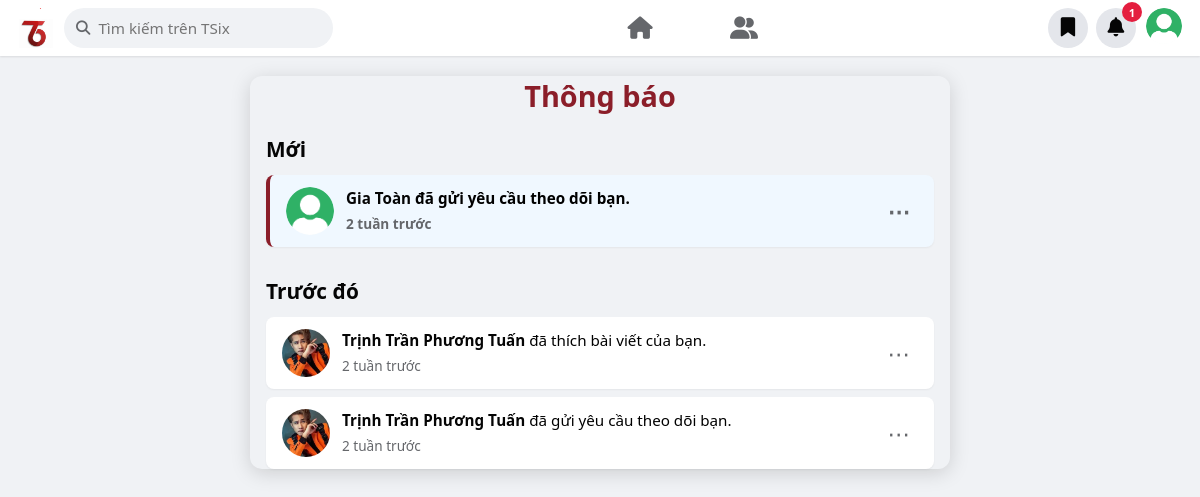
Screenshot of /notifications.php (signed in) with the database file from the repository.
### tables this page shows
CREATE TABLE IF NOT EXISTS `users` (
  `UserID` int NOT NULL AUTO_INCREMENT,
  `FullName` varchar(100) NOT NULL,
  `Email` varchar(100) DEFAULT NULL,
  `Phone` varchar(15) DEFAULT NULL,
  `PasswordHash` varchar(255) NOT NULL,
  `Gender` enum('Nam','Nu','Khac') DEFAULT 'Khac',
  `BirthDate` date DEFAULT NULL,
  `Avatar` varchar(255) DEFAULT 'default_avatar.png',
  `Address` varchar(255) DEFAULT NULL,
  `CoverImage` varchar(255) DEFAULT NULL,
  `Bio` text,
  `Role` enum('user','admin') DEFAULT 'user',
  `Status` enum('active','locked') DEFAULT 'active',
  `CreatedAt` timestamp NULL DEFAULT CURRENT_TIMESTAMP,
  `LastLogin` timestamp NULL DEFAULT NULL,
  `ResetToken` varchar(64) DEFAULT NULL,
  `ResetTokenExpiry` datetime DEFAULT NULL,
  PRIMARY KEY (`UserID`),
  UNIQUE KEY `Email` (`Email`),
  UNIQUE KEY `Phone` (`Phone`)
);

CREATE TABLE IF NOT EXISTS `notifications` (
  `NotificationID` int NOT NULL AUTO_INCREMENT,
  `FK_UserID` int NOT NULL,
  `ActorID` int DEFAULT NULL,
  `Type` enum('Like','Comment','Follow','AcceptFollow','DeclineFollow','Unfollow') NOT NULL,
  `ReferenceID` int DEFAULT NULL,
  `Message` text,
  `IsRead` tinyint(1) DEFAULT '0',
  `CreatedAt` timestamp NULL DEFAULT CURRENT_TIMESTAMP,
  PRIMARY KEY (`NotificationID`),
  KEY `FK_UserID` (`FK_UserID`)
);

### includes/functions.php (called while the page is built, shortened)
<?php
function timeAgo($datetime) {
    $time = is_numeric($datetime) ? $datetime : strtotime($datetime);
    $now = time();
    $diff = $now - $time;
    $intervals = [
        'năm'   => 31536000,
        'tháng' => 2592000,
        'tuần'  => 604800,
        'ngày'  => 86400,
        'giờ'   => 3600,
        'phút'  => 60,
    ];
    foreach ($intervals as $unit => $seconds) {
        $count = floor($diff / $seconds);
        if ($count >= 1) {
            return $count . ' ' . $unit . ' trước';
        }
    }
    return 'Vừa xong';
}
?>

### notifications.php (the view, shortened to what this page needs)
<?php
require_once __DIR__ . '/includes/database.php';
require_once __DIR__ . '/includes/functions.php';
require_once __DIR__ . '/includes/header.php';
$current_user_id = $_SESSION['user_id'];
$sql = "
    SELECT n.*, u.FullName AS ActorName, u.Avatar AS ActorAvatar,
           p.Content AS PostContent
    FROM NOTIFICATIONS n
    JOIN Users u ON n.ActorID = u.UserID
    LEFT JOIN POSTS p ON n.ReferenceID = p.PostID AND n.Type IN ('Like', 'Comment')
    WHERE n.FK_UserID = ?
    ORDER BY n.CreatedAt DESC
";
$stmt = mysqli_prepare($conn, $sql);
mysqli_stmt_bind_param($stmt, "i", $current_user_id);
mysqli_stmt_execute($stmt);
$result = mysqli_stmt_get_result($stmt);
$notifications = [];
while ($row = mysqli_fetch_assoc($result)) {
    $notifications[] = $row;
}
$new_notifications = array_filter($notifications, fn($n) => $n['IsRead'] == 0);
$old_notifications = array_filter($notifications, fn($n) => $n['IsRead'] == 1);
?>
<!DOCTYPE html>
<html lang="vi">
<head>
    <link rel="stylesheet" href="https://cdnjs.cloudflare.com/ajax/libs/font-awesome/6.5.0/css/all.min.css">
    <link rel="stylesheet" href="assets/Style-css/notifications.css">
</head>
<body>
    <div class="container">
        <h1 class="page-title">Thông báo</h1>
        <?php if (empty($notifications)): ?>
            <div class="empty-text">
                <i class="fa-solid fa-bell fa-3x" style="color:#ccd0d5; margin-bottom:16px;"></i><br>
                Chưa có thông báo nào.
            </div>
        <?php else: ?>
            <?php if (!empty($new_notifications)): ?>
                <div class="notification-section">
                    <div class="section-title">Mới</div>
                    <?php foreach ($new_notifications as $noti): ?>
                        <?php
                        $actor_avatar = !empty($noti['ActorAvatar'])
                            ? 'uploads/avatars/' . htmlspecialchars($noti['ActorAvatar'])
                            : 'https://ui-avatars.com/api/?name=' . urlencode($noti['ActorName']) . '&background=8B1E29&color=fff&size=200';
                        switch ($noti['Type']) {
                            case 'Follow':
                                $message = '<strong>' . htmlspecialchars($noti['ActorName']) . '</strong> đã gửi yêu cầu theo dõi bạn.';
                                break;
                        }
                        ?>
                        <div class="noti-item unread">
                            <img src="<?php echo $actor_avatar; ?>" class="noti-avatar" alt="Avatar">
                            <div class="noti-content">
                                <div class="noti-message"><?php echo $message; ?></div>
                                <div class="noti-time"><?php echo timeAgo($noti['CreatedAt']); ?></div>
                            </div>
                            <div class="noti-actions">⋯</div>
                        </div>
                    <?php endforeach; ?>
                </div>
            <?php endif; ?>
            <?php if (!empty($old_notifications)): ?>
                <div class="notification-section">
                    <div class="section-title">Trước đó</div>
                    <?php foreach ($old_notifications as $noti): ?>
                        <?php
                        $actor_avatar = !empty($noti['ActorAvatar'])
                            ? 'uploads/avatars/' . htmlspecialchars($noti['ActorAvatar'])
                            : 'https://ui-avatars.com/api/?name=' . urlencode($noti['ActorName']) . '&background=8B1E29&color=fff&size=200';
                        switch ($noti['Type']) {
                            case 'Like':
                                $message = '<strong>' . htmlspecialchars($noti['ActorName']) . '</strong> đã thích bài viết của bạn.';
                                break;
                            case 'Follow':
                                $message = '<strong>' . htmlspecialchars($noti['ActorName']) . '</strong> đã gửi yêu cầu theo dõi bạn.';
                                break;
                        }
                        ?>
                        <div class="noti-item">
                            <img src="<?php echo $actor_avatar; ?>" class="noti-avatar" alt="Avatar">
                            <div class="noti-content">
                                <div class="noti-message"><?php echo $message; ?></div>
                                <div class="noti-time"><?php echo timeAgo($noti['CreatedAt']); ?></div>
                            </div>
                            <div class="noti-actions">⋯</div>
                        </div>
                    <?php endforeach; ?>
                </div>
            <?php endif; ?>
        <?php endif; ?>
    </div>
</body>
</html>

### includes/header.php (shortened to what this page needs)
<?php
$current_user_id = $_SESSION['user_id'];
require_once 'database.php';
$sql = "SELECT FullName, Avatar FROM Users WHERE UserID = ?";
$stmt = mysqli_prepare($conn, $sql);
mysqli_stmt_bind_param($stmt, "i", $current_user_id);
mysqli_stmt_execute($stmt);
$result = mysqli_stmt_get_result($stmt);
$current_user = mysqli_fetch_assoc($result);
$avatar_url = !empty($current_user['Avatar'])
    ? 'uploads/avatars/' . htmlspecialchars($current_user['Avatar'])
    : 'https://ui-avatars.com/api/?name=' . urlencode($current_user['FullName']) . '&background=8B1E29&color=fff&size=120';
$sql_noti = "SELECT COUNT(*) AS unread FROM NOTIFICATIONS WHERE FK_UserID = ? AND IsRead = 0";
$stmt_noti = mysqli_prepare($conn, $sql_noti);
mysqli_stmt_bind_param($stmt_noti, "i", $current_user_id);
mysqli_stmt_execute($stmt_noti);
$noti_result = mysqli_stmt_get_result($stmt_noti);
$unread_count = mysqli_fetch_assoc($noti_result)['unread'];
?>
<!DOCTYPE html>
<html lang="vi">
<head>
    <link rel="stylesheet" href="https://cdnjs.cloudflare.com/ajax/libs/font-awesome/6.5.0/css/all.min.css">
</head>
<body>
    <nav class="navbar">
        <div class="nav-left">
            <a href="index.php">
                <img src="<?php echo BASE_URL; ?>/assets/images/avt.png" class="navbar-logo-img" alt="TSix Logo">
            </a>
            <form action="search.php" method="GET" class="search-form">
                <div class="search-box">
                    <i class="fa-solid fa-magnifying-glass"></i>
                    <input type="text" name="q" class="search-input" placeholder="Tìm kiếm trên TSix" autocomplete="off">
                </div>
            </form>
        </div>
        <div class="nav-center">
            <a href="index.php" class="nav-item <?php echo (basename($_SERVER['PHP_SELF']) == 'index.php') ? 'active' : ''; ?>">
                <i class="fa-solid fa-house"></i>
            </a>
            <a href="friends.php" class="nav-item <?php echo (basename($_SERVER['PHP_SELF']) == 'friends.php') ? 'active' : ''; ?>">
                <i class="fa-solid fa-user-group"></i>
            </a>
        </div>
        <div class="nav-right">
            <a href="saved_posts.php" title="Bài viết đã lưu">
                <div class="nav-icon-circle">
                    <i class="fa-solid fa-bookmark"></i>
                </div>
            </a>
            <a href="notifications.php" title="Thông báo">
                <div class="nav-icon-circle">
                    <i class="fa-solid fa-bell"></i>
                    <?php if ($unread_count > 0): ?>
                        <span class="badge"><?php echo $unread_count > 99 ? '99+' : $unread_count; ?></span>
                    <?php endif; ?>
                </div>
            </a>
            <a href="logout.php">
                <img src="<?php echo $avatar_url; ?>" class="nav-avatar" alt="Avatar">
            </a>
        </div>
    </nav>

### assets/Style-css/notifications.css (style rules this page uses)
* { box-sizing: border-box; margin: 0; padding: 0; font-family: 'Segoe UI', Arial, sans-serif; }
body { background-color: #f0f2f5; }
a { text-decoration: none; color: inherit; }
.container { max-width: 700px; margin: 20px auto; padding: 0 16px; border-radius: 12px; border: #8B1E29; box-shadow: 0 4px 20px rgba(0, 0, 0, 0.15); }
.page-title { font-size: 1.8rem; font-weight: 700; text-align: center; margin-bottom: 20px; color: #8B1E29; }
.notification-section { margin-bottom: 30px; }
.section-title { font-size: 1.3rem; font-weight: 600; margin-bottom: 12px; color: #050505; }
.noti-item { background: #fff; padding: 12px 16px; border-radius: 8px; margin-bottom: 8px; display: flex; align-items: center; gap: 12px; box-shadow: 0 1px 2px rgba(0,0,0,0.05); transition: background 0.2s; }
.noti-item.unread { background: #f0f8ff; font-weight: 600; border-left: 4px solid #8B1E29; }
.noti-avatar { width: 48px; height: 48px; border-radius: 50%; object-fit: cover; flex-shrink: 0; }
.noti-content { flex: 1; font-size: 0.95rem; line-height: 1.5; }
.noti-message { margin-bottom: 4px; }
.noti-message strong { color: #050505; }
.noti-time { color: #65676b; font-size: 0.85rem; }
.noti-actions { cursor: pointer; color: #65676b; font-size: 1.4rem; padding: 8px; }

### includes/header.php (style rules this page uses)
.navbar { background: #ffffff; height: 56px; padding: 0 16px; box-shadow: 0 1px 2px rgba(0,0,0,0.1); display: flex; align-items: center; justify-content: space-between; position: sticky; top: 0; z-index: 1000; }
.navbar-logo-img { width: 40px; height: 40px; object-fit: contain; display: block; }
.nav-left { display: flex; align-items: center; gap: 8px; flex: 1; max-width: 320px; }
.search-box { background: #f0f2f5; border-radius: 50px; height: 40px; padding: 0 12px; display: flex; align-items: center; width: 100%; }
.search-box i { color: #65676b; font-size: 0.9rem; margin-right: 8px; }
.search-input { border: none; background: transparent; outline: none; font-size: 0.95rem; width: 100%; color: #050505; }
.nav-center { display: flex; gap: 4px; flex: 2; justify-content: center; }
.nav-item { width: 100px; height: 48px; display: flex; align-items: center; justify-content: center; color: #65676b; font-size: 1.4rem; border-radius: 8px; transition: background 0.2s; }
.nav-right { display: flex; align-items: center; gap: 8px; }
.nav-icon-circle { width: 40px; height: 40px; background: #e4e6eb; border-radius: 50%; display: flex; align-items: center; justify-content: center; cursor: pointer; font-size: 1.2rem; color: #050505; position: relative; transition: background 0.2s; }
.badge { position: absolute; top: -6px; right: -6px; background: #e41e3f; color: white; font-size: 0.7rem; font-weight: 600; min-width: 20px; height: 20px; border-radius: 50%; display: flex; align-items: center; justify-content: center; padding: 0 4px; }
.nav-avatar { width: 40px; height: 40px; border-radius: 50%; object-fit: cover; cursor: pointer; border: 2px solid transparent; transition: border 0.2s; }

### rows the page displays
users: Avatar (placeholder picture)
notifications: users.Avatar (placeholder picture), users.FullName "Gia Toàn", CreatedAt "2 tuần trước"
notifications: users.Avatar (picture), users.FullName "Trịnh Trần Phương Tuấn", CreatedAt "2 tuần trước"
notifications: users.Avatar (picture), users.FullName "Trịnh Trần Phương Tuấn", CreatedAt "2 tuần trước"

### other values shown
$unread_count "1"
